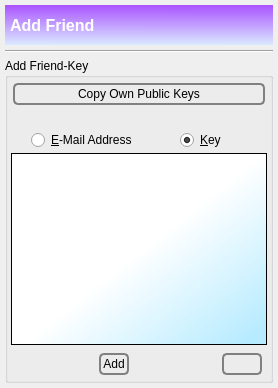
      <widget class="QWidget" name="tab_addkey">
       <attribute name="title">
        <string/>
       </attribute>
       <attribute name="toolTip">
        <string>Add Friend</string>
       </attribute>
       <layout class="QVBoxLayout" name="verticalLayout_22">
        <property name="spacing">
         <number>5</number>
        </property>
        <property name="leftMargin">
         <number>5</number>
        </property>
        <property name="topMargin">
         <number>5</number>
        </property>
        <property name="rightMargin">
         <number>5</number>
        </property>
        <property name="bottomMargin">
         <number>5</number>
        </property>
        <item>
         <widget class="QLabel" name="label_125">
          <property name="minimumSize">
           <size>
            <width>0</width>
            <height>40</height>
           </size>
          </property>
          <property name="font">
           <font>
            <pointsize>12</pointsize>
            <weight>75</weight>
            <bold>true</bold>
           </font>
          </property>
          <property name="styleSheet">
           <string notr="true">background-color: qlineargradient(spread:reflect, x1:0.023, y1:0.988636, x2:0.028, y2:0.011, stop:0 rgba(218, 232, 255, 255), stop:1 rgba(170, 85, 255, 255));
color: rgb(255, 255, 255);</string>
          </property>
          <property name="text">
           <string>Add Friend</string>
          </property>
          <property name="indent">
           <number>5</number>
          </property>
         </widget>
        </item>
        <item>
         <widget class="Line" name="line_13">
          <property name="orientation">
           <enum>Qt::Horizontal</enum>
          </property>
         </widget>
        </item>
        <item>
         <layout class="QHBoxLayout" name="horizontalLayout_27">
          <property name="spacing">
           <number>3</number>
          </property>
          <item>
           <widget class="QGroupBox" name="groupBox_addkey_3">
            <property name="title">
             <string>Add Friend-Key</string>
            </property>
            <layout class="QVBoxLayout" name="verticalLayout_24">
             <property name="spacing">
              <number>3</number>
             </property>
             <property name="leftMargin">
              <number>3</number>
             </property>
             <property name="topMargin">
              <number>3</number>
             </property>
             <property name="rightMargin">
              <number>3</number>
             </property>
             <property name="bottomMargin">
              <number>3</number>
             </property>
             <item>
              <layout class="QVBoxLayout" name="verticalLayout_75">
               <property name="spacing">
                <number>0</number>
               </property>
               <property name="topMargin">
                <number>0</number>
               </property>
               <item>
                <layout class="QHBoxLayout" name="horizontalLayout_38">
                 <property name="topMargin">
                  <number>0</number>
                 </property>
                 <property name="bottomMargin">
                  <number>0</number>
                 </property>
                 <item>
                  <widget class="QPushButton" name="toolButtonCopyToClipboard">
                   <property name="toolTip">
                    <string>Copy your public key pairs to the clipboard buffer.</string>
                   </property>
                   <property name="styleSheet">
                    <string notr="true">QPushButton {
 border: 2px solid gray;
 background-color: qlineargradient(x1: 0, y1: 0, x2: 0, y2: 1,
                                   stop: 0 #E0E0E0, stop: 1 #FFFFFF);
 border-radius: 5px;
 margin: 2px;
 padding: 2px;
 }



QPushButton#pushButtonCopytoClipboard_All:hover { 
background-color: qlineargradient(x1: 0, y1: 0, x2: 0, y2: 1,
                                   stop: 0 rgb(254,229,172), stop: 1 #FFFFFF);
background-position: top center; } 

QPushButton#pushButtonCopytoClipboard_All:pressed {
     background-color: darkgray;
     border-style: inset;
 }
</string>
                   </property>
                   <property name="text">
                    <string>Copy Own Public Keys</string>
                   </property>
                   <property name="iconSize">
                    <size>
                     <width>40</width>
                     <height>40</height>
                    </size>
                   </property>
                  </widget>
                 </item>
                </layout>
               </item>
              </layout>
             </item>
             <item>
              <spacer name="verticalSpacer_13">
               <property name="orientation">
                <enum>Qt::Vertical</enum>
               </property>
               <property name="sizeType">
                <enum>QSizePolicy::Minimum</enum>
               </property>
               <property name="sizeHint" stdset="0">
                <size>
                 <width>1</width>
                 <height>20</height>
                </size>
               </property>
              </spacer>
             </item>
             <item>
              <layout class="QHBoxLayout" name="horizontalLayout_62">
               <item>
                <spacer name="horizontalSpacer_21">
                 <property name="orientation">
                  <enum>Qt::Horizontal</enum>
                 </property>
                 <property name="sizeHint" stdset="0">
                  <size>
                   <width>1</width>
                   <height>1</height>
                  </size>
                 </property>
                </spacer>
               </item>
               <item>
                <widget class="QRadioButton" name="addFriendEmail">
                 <property name="text">
                  <string>&amp;E-Mail Address</string>
                 </property>
                </widget>
               </item>
               <item>
                <spacer name="horizontalSpacer_31">
                 <property name="orientation">
                  <enum>Qt::Horizontal</enum>
                 </property>
                 <property name="sizeHint" stdset="0">
                  <size>
                   <width>40</width>
                   <height>20</height>
                  </size>
                 </property>
                </spacer>
               </item>
               <item>
                <widget class="QRadioButton" name="addFriendPublicKeyRadio">
                 <property name="text">
                  <string>&amp;Key</string>
                 </property>
                 <property name="checked">
                  <bool>true</bool>
                 </property>
                </widget>
               </item>
               <item>
                <spacer name="horizontalSpacer_23">
                 <property name="orientation">
                  <enum>Qt::Horizontal</enum>
                 </property>
                 <property name="sizeHint" stdset="0">
                  <size>
                   <width>1</width>
                   <height>1</height>
                  </size>
                 </property>
                </spacer>
               </item>
               <item>
                <spacer name="horizontalSpacer_24">
                 <property name="orientation">
                  <enum>Qt::Horizontal</enum>
                 </property>
                 <property name="sizeHint" stdset="0">
                  <size>
                   <width>1</width>
                   <height>1</height>
                  </size>
                 </property>
                </spacer>
               </item>
              </layout>
             </item>
             <item>
              <widget class="QTextEdit" name="friendInformation">
               <property name="autoFillBackground">
                <bool>false</bool>
               </property>
               <property name="styleSheet">
                <string notr="true">background-color: qlineargradient(spread:pad, x1:0.968, y1:0.932, x2:0.513, y2:0.5, stop:0 rgba(183, 235, 255, 255), stop:1 rgba(255, 255, 255, 255)); </string>
               </property>
               <property name="frameShadow">
                <enum>QFrame::Sunken</enum>
               </property>
               <property name="lineWidth">
                <number>1</number>
               </property>
               <property name="tabChangesFocus">
                <bool>true</bool>
               </property>
               <property name="html">
                <string>&lt;!DOCTYPE HTML PUBLIC &quot;-//W3C//DTD HTML 4.0//EN&quot; &quot;http://www.w3.org/TR/REC-html40/strict.dtd&quot;&gt;
&lt;html&gt;&lt;head&gt;&lt;meta name=&quot;qrichtext&quot; content=&quot;1&quot; /&gt;&lt;style type=&quot;text/css&quot;&gt;
p, li { white-space: pre-wrap; }
&lt;/style&gt;&lt;/head&gt;&lt;body style=&quot; font-family:'Noto Sans'; font-size:10pt; font-weight:400; font-style:normal;&quot;&gt;
&lt;p style=&quot;-qt-paragraph-type:empty; margin-top:0px; margin-bottom:0px; margin-left:0px; margin-right:0px; -qt-block-indent:0; text-indent:0px; font-family:'MS Shell Dlg 2'; font-size:8pt;&quot;&gt;&lt;br /&gt;&lt;/p&gt;&lt;/body&gt;&lt;/html&gt;</string>
               </property>
               <property name="overwriteMode">
                <bool>false</bool>
               </property>
               <property name="acceptRichText">
                <bool>false</bool>
               </property>
              </widget>
             </item>
             <item>
              <layout class="QHBoxLayout" name="horizontalLayout_64">
               <property name="leftMargin">
                <number>0</number>
               </property>
               <property name="topMargin">
                <number>3</number>
               </property>
               <property name="rightMargin">
                <number>3</number>
               </property>
               <item>
                <spacer name="horizontalSpacer_25">
                 <property name="orientation">
                  <enum>Qt::Horizontal</enum>
                 </property>
                 <property name="sizeHint" stdset="0">
                  <size>
                   <width>1</width>
                   <height>1</height>
                  </size>
                 </property>
                </spacer>
               </item>
               <item>
                <widget class="QPushButton" name="addFriend">
                 <property name="toolTip">
                  <string>&lt;html&gt;&lt;head/&gt;&lt;body&gt;&lt;p&gt;Add the key(s) of your friend.&lt;/p&gt;&lt;/body&gt;&lt;/html&gt;</string>
                 </property>
                 <property name="styleSheet">
                  <string notr="true">QPushButton {
 border: 2px solid gray;
 background-color: qlineargradient(x1: 0, y1: 0, x2: 0, y2: 1,
                                   stop: 0 #E0E0E0, stop: 1 #FFFFFF);
 border-radius: 5px;
 margin: 2px;
 padding: 2px;
 }

QPushButton:hover { 
background-color: qlineargradient(x1: 0, y1: 0, x2: 0, y2: 1,
                                   stop: 0 rgb(254,229,172), stop: 1 #FFFFFF);
background-position: top center; } 

QPushButton:pressed {
     background-color: darkgray;
     border-style: inset;
 }</string>
                 </property>
                 <property name="text">
                  <string>Add</string>
                 </property>
                </widget>
               </item>
               <item>
                <spacer name="horizontalSpacer_32">
                 <property name="orientation">
                  <enum>Qt::Horizontal</enum>
                 </property>
                 <property name="sizeHint" stdset="0">
                  <size>
                   <width>1</width>
                   <height>1</height>
                  </size>
                 </property>
                </spacer>
               </item>
               <item>
                <widget class="QPushButton" name="clearFriend">
                 <property name="toolTip">
                  <string>Clear</string>
                 </property>
                 <property name="styleSheet">
                  <string notr="true">QPushButton {
 border: 2px solid gray;
 background-color: qlineargradient(x1: 0, y1: 0, x2: 0, y2: 1,
                                   stop: 0 #E0E0E0, stop: 1 #FFFFFF);
 border-radius: 5px;
 margin: 2px;
 padding: 2px;
 }



QPushButton:hover { 
background-color: qlineargradient(x1: 0, y1: 0, x2: 0, y2: 1,
                                   stop: 0 rgb(254,229,172), stop: 1 #FFFFFF);
background-position: top center; } 

QPushButton:pressed {
     background-color: darkgray;
     border-style: inset;
 }</string>
                 </property>
                 <property name="text">
                  <string/>
                 </property>
                </widget>
               </item>
              </layout>
             </item>
            </layout>
           </widget>
          </item>
         </layout>
        </item>
       </layout>
      </widget>
